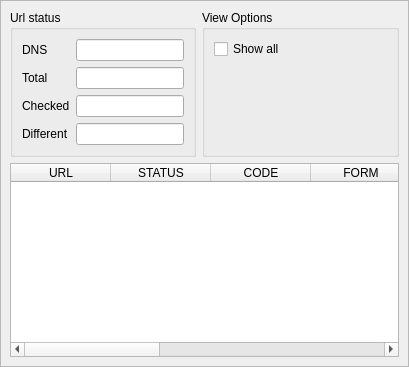
<?xml version="1.0" encoding="UTF-8"?>
<ui version="4.0">
 <class>DomainInfoWidget</class>
 <widget class="QWidget" name="DomainInfoWidget">
  <property name="geometry">
   <rect>
    <x>0</x>
    <y>0</y>
    <width>409</width>
    <height>367</height>
   </rect>
  </property>
  <property name="sizePolicy">
   <sizepolicy hsizetype="Preferred" vsizetype="Preferred">
    <horstretch>1</horstretch>
    <verstretch>0</verstretch>
   </sizepolicy>
  </property>
  <property name="windowTitle">
   <string>Form</string>
  </property>
  <layout class="QVBoxLayout" name="verticalLayout">
   <property name="spacing">
    <number>0</number>
   </property>
   <property name="margin">
    <number>0</number>
   </property>
   <item>
    <widget class="QFrame" name="frame">
     <property name="frameShape">
      <enum>QFrame::StyledPanel</enum>
     </property>
     <property name="frameShadow">
      <enum>QFrame::Raised</enum>
     </property>
     <layout class="QGridLayout" name="gridLayout_2">
      <item row="0" column="0">
       <widget class="QGroupBox" name="groupBox_UrlStatus">
        <property name="title">
         <string>Url status</string>
        </property>
        <layout class="QGridLayout" name="gridLayout">
         <item row="1" column="0">
          <widget class="QLabel" name="label_UrlTotal">
           <property name="text">
            <string>Total</string>
           </property>
           <property name="buddy">
            <cstring>lineEdit_UrlTotal</cstring>
           </property>
          </widget>
         </item>
         <item row="1" column="1">
          <widget class="QLineEdit" name="lineEdit_UrlTotal"/>
         </item>
         <item row="2" column="0">
          <widget class="QLabel" name="label_UrlChecked">
           <property name="text">
            <string>Checked</string>
           </property>
           <property name="buddy">
            <cstring>lineEdit_UrlChecked</cstring>
           </property>
          </widget>
         </item>
         <item row="2" column="1">
          <widget class="QLineEdit" name="lineEdit_UrlChecked"/>
         </item>
         <item row="3" column="0">
          <widget class="QLabel" name="label_UrlDifferent">
           <property name="text">
            <string>Different</string>
           </property>
           <property name="buddy">
            <cstring>lineEdit_UrlDifferent</cstring>
           </property>
          </widget>
         </item>
         <item row="3" column="1">
          <widget class="QLineEdit" name="lineEdit_UrlDifferent"/>
         </item>
         <item row="0" column="1">
          <widget class="QLineEdit" name="lineEdit_DNSStatus"/>
         </item>
         <item row="0" column="0">
          <widget class="QLabel" name="label_DNSStatus">
           <property name="text">
            <string>DNS</string>
           </property>
          </widget>
         </item>
        </layout>
       </widget>
      </item>
      <item row="0" column="1">
       <widget class="QGroupBox" name="groupBox_ViewOptions">
        <property name="sizePolicy">
         <sizepolicy hsizetype="Preferred" vsizetype="Preferred">
          <horstretch>1</horstretch>
          <verstretch>0</verstretch>
         </sizepolicy>
        </property>
        <property name="title">
         <string>View Options</string>
        </property>
        <layout class="QGridLayout" name="gridLayout_4">
         <item row="0" column="0">
          <widget class="QCheckBox" name="checkBox_ViewShowAll">
           <property name="text">
            <string>Show all</string>
           </property>
          </widget>
         </item>
         <item row="1" column="0">
          <spacer name="verticalSpacer">
           <property name="orientation">
            <enum>Qt::Vertical</enum>
           </property>
           <property name="sizeHint" stdset="0">
            <size>
             <width>20</width>
             <height>40</height>
            </size>
           </property>
          </spacer>
         </item>
         <item row="0" column="1">
          <spacer name="horizontalSpacer">
           <property name="orientation">
            <enum>Qt::Horizontal</enum>
           </property>
           <property name="sizeHint" stdset="0">
            <size>
             <width>40</width>
             <height>20</height>
            </size>
           </property>
          </spacer>
         </item>
        </layout>
       </widget>
      </item>
      <item row="1" column="0" colspan="2">
       <widget class="QTableWidget" name="tableWidget_urls">
        <property name="sizePolicy">
         <sizepolicy hsizetype="Expanding" vsizetype="Expanding">
          <horstretch>0</horstretch>
          <verstretch>1</verstretch>
         </sizepolicy>
        </property>
        <column>
         <property name="text">
          <string>URL</string>
         </property>
        </column>
        <column>
         <property name="text">
          <string>STATUS</string>
         </property>
        </column>
        <column>
         <property name="text">
          <string>CODE</string>
         </property>
        </column>
        <column>
         <property name="text">
          <string>FORM</string>
         </property>
        </column>
        <column>
         <property name="text">
          <string>TYPE</string>
         </property>
        </column>
        <column>
         <property name="text">
          <string>SUBTYPE</string>
         </property>
        </column>
        <column>
         <property name="text">
          <string>SIZE</string>
         </property>
        </column>
        <column>
         <property name="text">
          <string>PARENT</string>
         </property>
        </column>
       </widget>
      </item>
     </layout>
    </widget>
   </item>
  </layout>
 </widget>
 <resources/>
 <connections/>
</ui>
